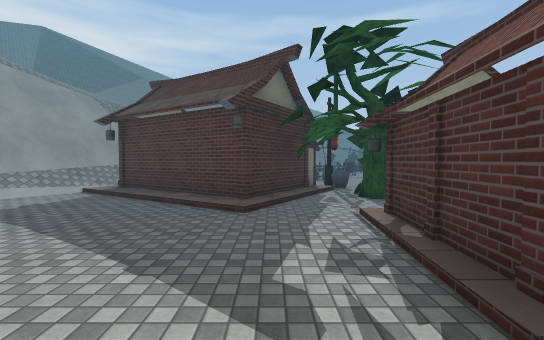
view 1 (above)

23 first-person views from a walk through a 3-D level made in the Unity game engine. The camera is 1.5 m above the floor, tilts 2° down and sees 90° across. The floor is counted in squares, 2 m on a side. Each view is taken from the middle of a square. On the plan, view 1 faces up. The plan holds only what a view shows up to about 10 squares ahead; the rest is blank. The place goes on beyond the plan. Some surface patterns are stand-ins.

view 2
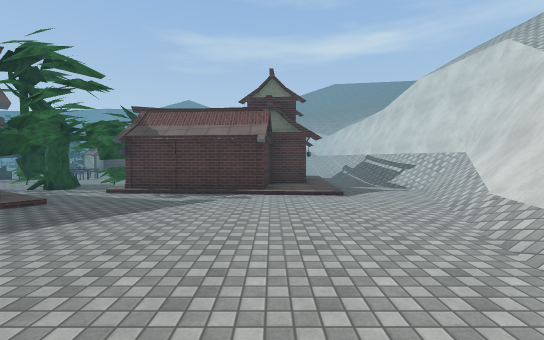

view 3
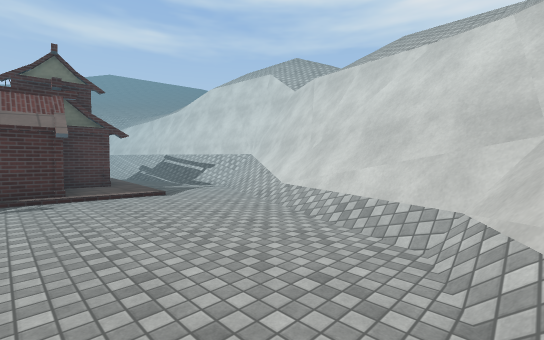

view 4
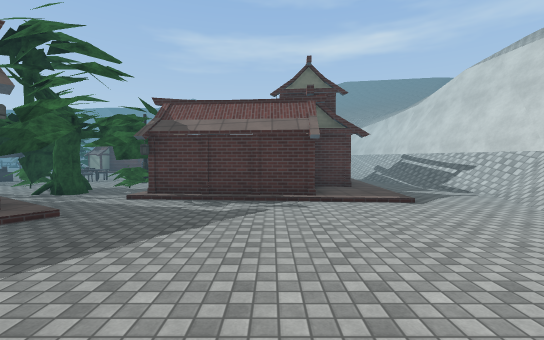

view 5
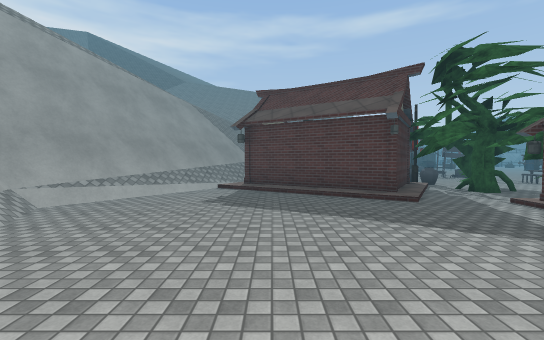

view 6
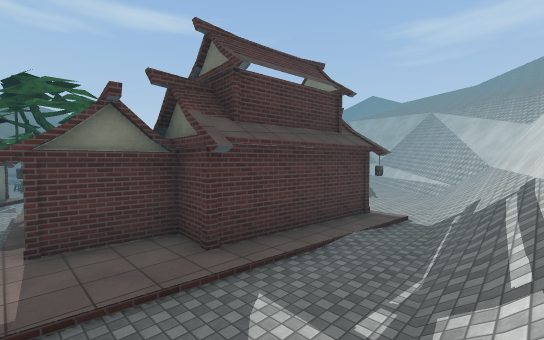

view 7
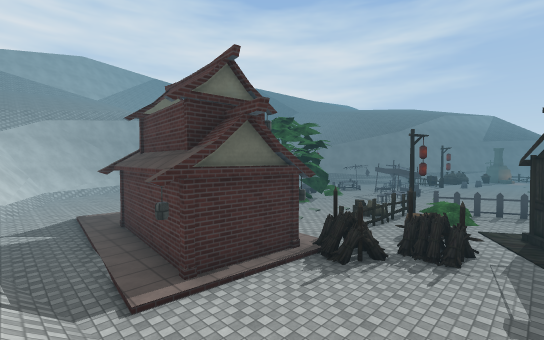

view 8
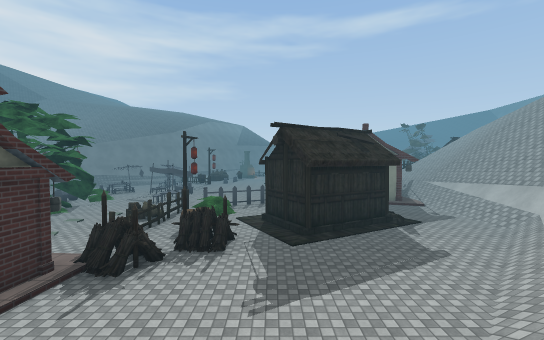

view 9
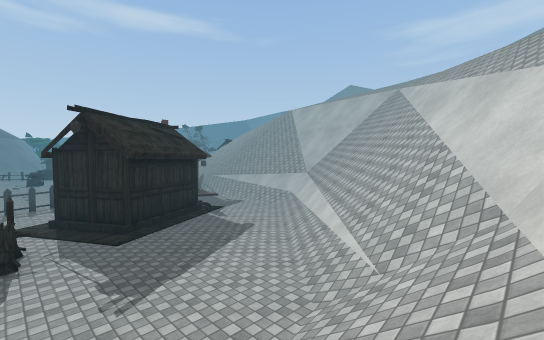

view 10
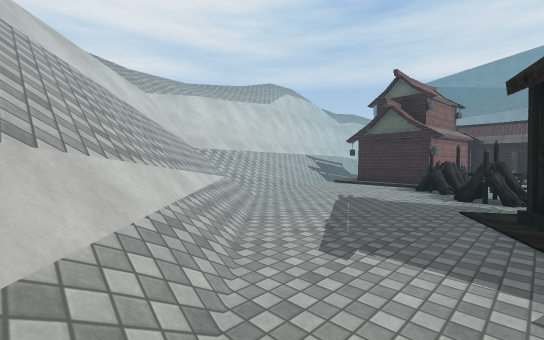

view 11
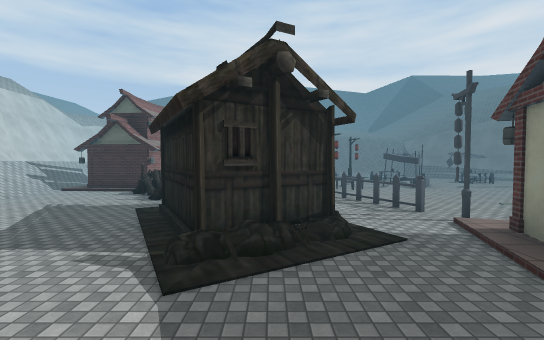

view 12
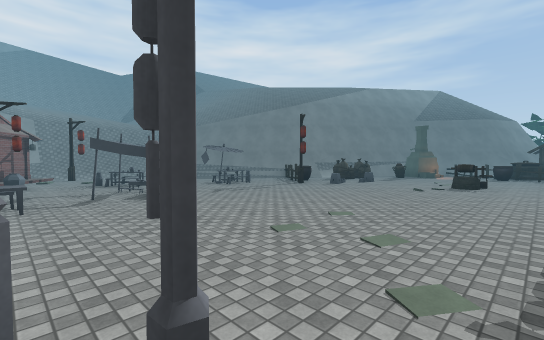

view 13
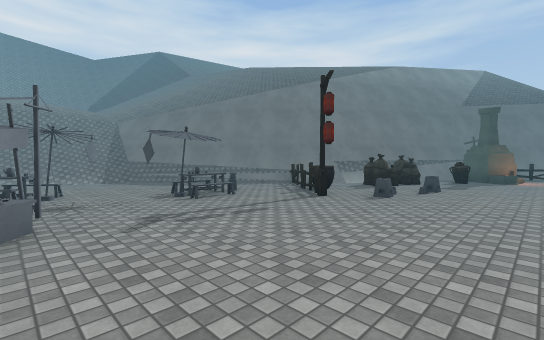

view 14
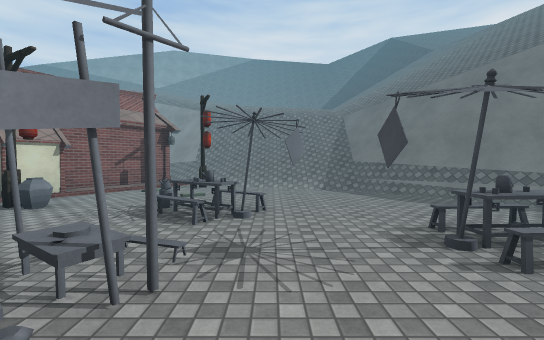

view 15
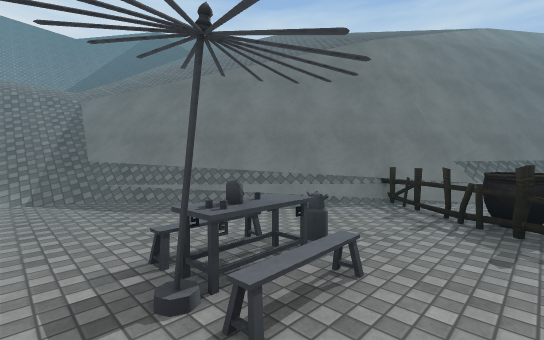

view 16
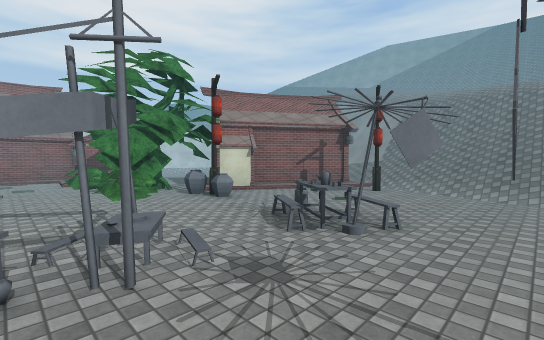

view 17
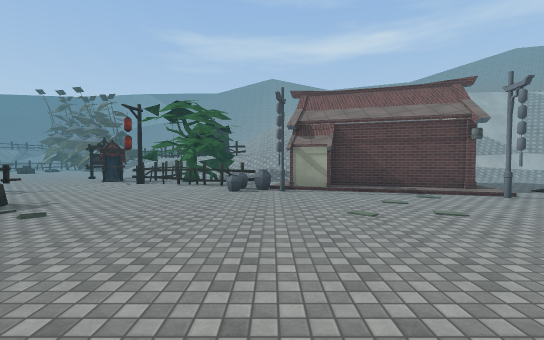

view 18
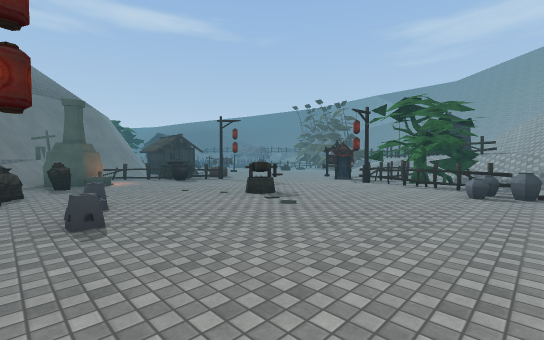

view 19
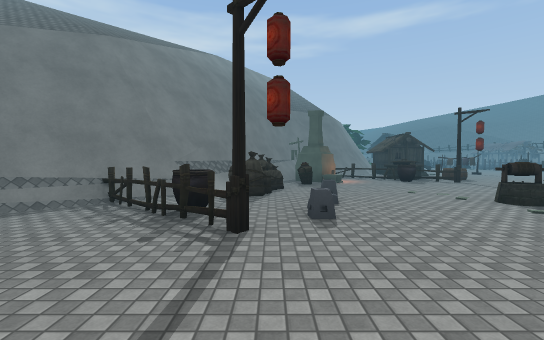

view 20
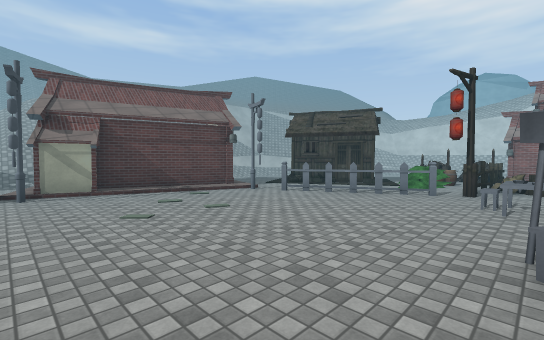

view 21
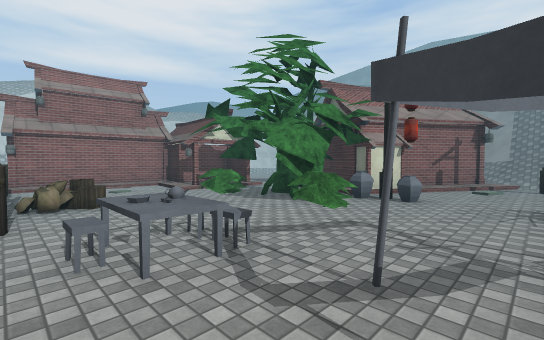

view 22
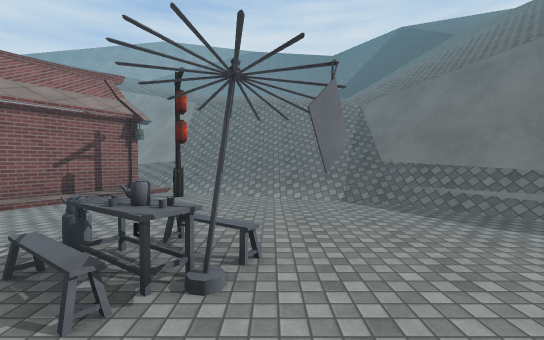

view 23
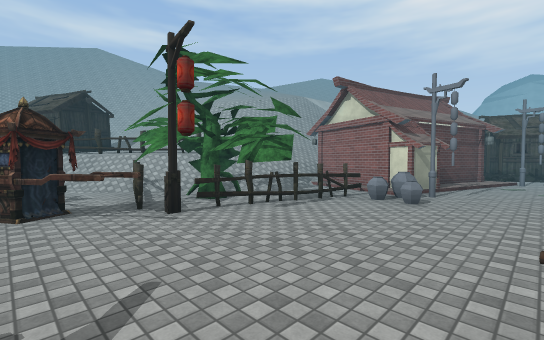

### Floor plan
Key: @ floor where view 1 was taken; # wall or solid block; x gap in a wall; . main floor; : floor 2.5 m higher than the main floor; + floor 6 m higher than the main floor; * floor 6.75 m higher than the main floor; % floor 7.25 m higher than the main floor; / step, stairs or slope; = window, fence, low wall or low ledge; v drop or lower ground; T tree; P plant; O other object.
Columns run from 6 left of view 1 to 21 right of it. Each row starts with its distance up from view 1.
 23     /////vv##OO..O  ..
 22     /////v #=O....O....
 21 ////////vv##...........
 20 ////////v ##O..........
 19  //////v ##OO.........#
 18  /////v####..O..OO...#...//
 17  ////v###.OO.O.......#TO///O
 16  ///v##=....O.......TTT.//O:
 15  //###/...O.........T.TT/O//
 14 +/////...OO........OO..////
 13 +/////....O........O...////
 12 /////..............###////
 11 /////...O.OOO.......###/
 10 ////O.......O......##
  9 vv=/...............#
  8 v#=###..O...O...OO.#
  7 ########OP....OOO.....////
  6 #=..###.TT...O....#...////
  5 #....#...P..O#...###..///
  4 ........T....=P.####..//
  3 ........#....#OO.#....=x
  2 ........##...#OO.....=//=
  1  .......######O.....//////
  0  .....@.#####....../////=/
 -1  #.......####.....////=//
 -2  ##..........#./////==//
 -3  v###//....//////###///
 -4  /vv###/////#####v////
 -5  ////v####### //////
 -6  %%/////vvv/    /*
 -7      ///////

Positions as (right, up) in squares from view 1, and headings:
1: (0, 0), facing up
2: (-5, 0), facing right
3: (-5, 1), facing down-right
4: (-4, 1), facing right
5: (-3, -1), facing up
6: (1, -4), facing up-right
7: (10, -3), facing up-left
8: (10, -3), facing up
9: (9, -3), facing up-right
10: (15, 3), facing down-left
11: (16, 5), facing left
12: (12, 8), facing up-left
13: (9, 11), facing up-left
14: (6, 12), facing left
15: (5, 13), facing up-left
16: (5, 13), facing down-left
17: (6, 13), facing right
18: (6, 13), facing up-right
19: (6, 13), facing up
20: (6, 13), facing down-right
21: (7, 10), facing down-left
22: (4, 12), facing left
23: (11, 19), facing down-right
